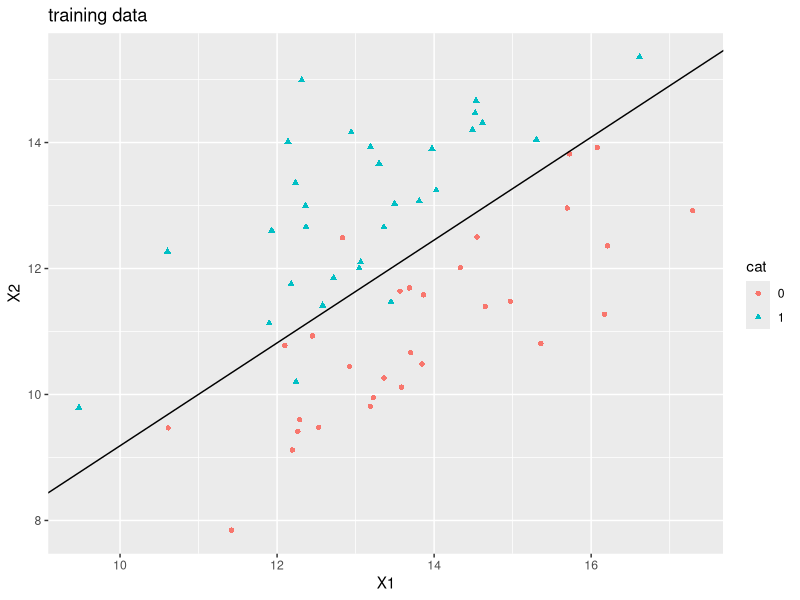
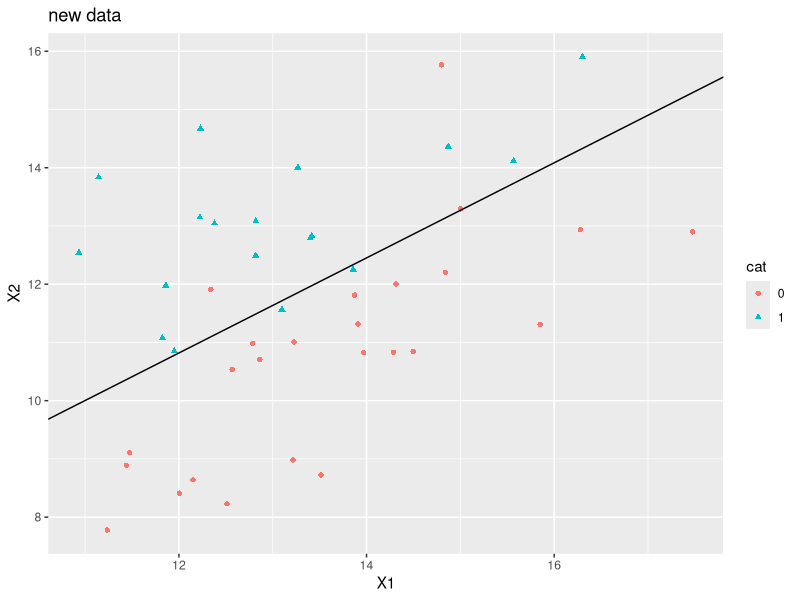

These figures' R source, in order:
### 人工データによる判別（２群の場合）
## データの準備
require(MASS) # パッケージのロード
set.seed(123)
mu1 <- c(14,11) # Y=0の場合の特徴量の平均ベクトル
mu2 <- c(13,13) # Y=1の場合の特徴量の平均ベクトル
Sigma <- matrix(c(1,0.7,0.7,1),2,2)*2.5 # 特徴量の共分散行列
n <- 30 # サンプルサイズ
x1 <- mvrnorm(n,mu=mu1,Sigma=Sigma) # 特徴量1
x2 <- mvrnorm(n,mu=mu2,Sigma=Sigma) # 特徴量2
X1 <- cbind(data.frame(x1),data.frame(cat=rep("0",n))) # クラスラベルを付与
X2 <- cbind(data.frame(x2),data.frame(cat=rep("1",n))) # クラスラベルを付与
X <- rbind(X1,X2) # 訓練データ
## 線形判別分析
(mylda1 <- lda(cat ~ X1 + X2, data = X)) 
predict(mylda1)$class # 判別結果
X$cat # 実際の分類
## 表による比較(混同行列と呼ばれる)
table(true = X$cat, pred = predict(mylda1)$class) 
## 判別境界を描画してみる
## 線形判別分析の結果から判別境界の切片と傾きを求める関数
myline <- function(z) { 
  mu <- z$means # クラスごとの特徴量の標本平均ベクトル
  S <- z$scaling # 判別境界の法線ベクトル
  a <- sum(colMeans(mu) * S)/S[2] # 切片
  b <- -S[1]/S[2] # 傾き
  return(c(a, b))
}
mycoef <- myline(mylda1)
library(ggplot2) ## ggplotで描画する
ggplot(X, aes(X1, X2, color = cat, shape = cat)) +
  geom_point() + # データのプロット
  geom_abline(intercept = mycoef[1], slope = mycoef[2]) + # 判別境界
  ggtitle("training data") # グラフタイトル
## 新規データの判別
## 新規データの作成
n1 <- 25
n2 <- 18
x1new <- mvrnorm(n1,mu=mu1,Sigma=Sigma)
x2new <- mvrnorm(n2,mu=mu2,Sigma=Sigma)
X1new <- cbind(data.frame(x1new),data.frame(cat=rep("0",n1)))
X2new <- cbind(data.frame(x2new),data.frame(cat=rep("1",n2)))
Xnew <- rbind(X1new,X2new)
## 新規データのクラスラベルの予測
mypredict1 <- predict(mylda1, newdata = Xnew[,1:2]) # Xnewを判別
mypredict1$class # 予測結果
Xnew$cat # 実際の分類
table(true = Xnew$cat, pred = mypredict1$class) # 表による比較
## 判別境界の描画
ggplot(Xnew, aes(X1, X2, color = cat, shape = cat)) +
  geom_point() +
  geom_abline(intercept = mycoef[1], slope = mycoef[2]) +
  ggtitle("new data") # グラフタイトル
